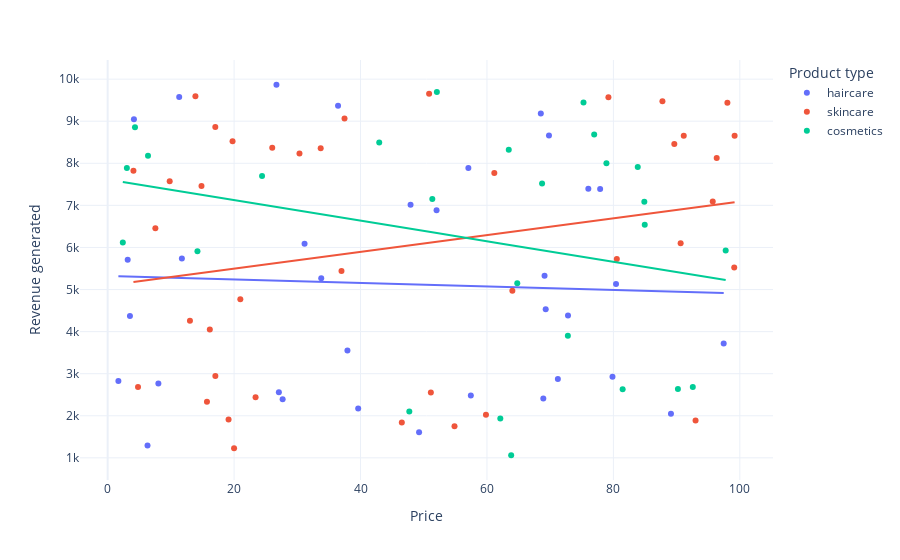

Notebook code cell kept with this figure:
### Code cell
fix=px.scatter(df,x="Price",
               y="Revenue generated",
               color="Product type",
               hover_data=["Number of products sold"],
               trendline="ols")
fix.show()

### Figure 1 — Plotly figure (JSON) as saved in the notebook; plotly's stock layout.template omitted (floating-point values rounded to 4 significant figures)
{"data": [{"customdata": [[802], [8], [147], [336], [620], [884], [209], [142], [353], [327], [598], [24], [859], [29], [154], [622], [701], [227], [117], [163], [32], [904], [241], [359], [946], [198], [774], [663], [618], [79], [114], [672], [62], [627]], "hovertemplate": "Product type=haircare<br>Price=%{x}<br>Revenue generated=%{y}<br>Number of products sold=%{customdata[0]}<extra></extra>", "legendgroup": "haircare", "marker": {"color": "#636efa", "symbol": "circle"}, "mode": "markers", "name": "haircare", "orientation": "v", "showlegend": true, "type": "scatter", "x": [69.81, 11.32, 1.7, 71.21, 36.44, 27.68, 4.156, 39.63, 97.45, 8.023, 11.74, 33.78, 27.08, 76.04, 26.7, 31.15, 79.86, 49.26, 52.03, 37.93, 47.91, 3.17, 69.11, 57.45, 6.307, 57.06, 72.82, 68.91, 89.1, 80.41, 69.29, 77.9, 3.526, 68.52], "xaxis": "x", "y": [8662.0, 9578.0, 2828.0, 2874.0, 9365.0, 2391.0, 9049.0, 2175.0, 3716.0, 2766.0, 5737.0, 5268.0, 2557.0, 7397.0, 9866.0, 6088.0, 2926.0, 1606.0, 6886.0, 3550.0, 7015.0, 5710.0, 5328.0, 2484.0, 1292.0, 7889.0, 4384.0, 2412.0, 2048.0, 5134.0, 4531.0, 7386.0, 4371.0, 9185.0], "yaxis": "y"}, {"hovertemplate": "<b>OLS trendline</b><br>Revenue generated = -4.1918 * Price + 5323.92<br>R<sup>2</sup>=0.002087<br><br>Product type=haircare<br>Price=%{x}<br>Revenue generated=%{y} <b>(trend)</b><extra></extra>", "legendgroup": "haircare", "marker": {"color": "#636efa", "symbol": "circle"}, "mode": "lines", "name": "haircare", "showlegend": false, "type": "scatter", "x": [1.7, 3.17, 3.526, 4.156, 6.307, 8.023, 11.32, 11.74, 26.7, 27.08, 27.68, 31.15, 33.78, 36.44, 37.93, 39.63, 47.91, 49.26, 52.03, 57.06, 57.45, 68.52, 68.91, 69.11, 69.29, 69.81, 71.21, 72.82, 76.04, 77.9, 79.86, 80.41, 89.1, 97.45], "xaxis": "x", "y": [5317.0, 5311.0, 5309.0, 5307.0, 5297.0, 5290.0, 5276.0, 5275.0, 5212.0, 5210.0, 5208.0, 5193.0, 5182.0, 5171.0, 5165.0, 5158.0, 5123.0, 5117.0, 5106.0, 5085.0, 5083.0, 5037.0, 5035.0, 5034.0, 5033.0, 5031.0, 5025.0, 5019.0, 5005.0, 4997.0, 4989.0, 4987.0, 4950.0, 4915.0], "yaxis": "y"}, {"customdata": [[736], [83], [871], [65], [980], [996], [960], [249], [562], [469], [280], [187], [320], [168], [781], [602], [963], [963], [176], [933], [556], [155], [910], [820], [242], [93], [896], [380], [246], [134], [457], [704], [513], [511], [106], [872], [336], [223], [320], [913]], "hovertemplate": "Product type=skincare<br>Price=%{x}<br>Revenue generated=%{y}<br>Number of products sold=%{customdata[0]}<extra></extra>", "legendgroup": "skincare", "marker": {"color": "#EF553B", "symbol": "circle"}, "mode": "markers", "name": "skincare", "orientation": "v", "showlegend": true, "type": "scatter", "x": [14.84, 61.16, 4.805, 4.078, 64.02, 15.71, 90.64, 16.16, 99.17, 36.99, 7.547, 51.12, 96.34, 50.85, 79.21, 37.47, 9.813, 23.4, 19.13, 80.54, 99.11, 46.53, 95.71, 98.03, 30.34, 20.99, 59.84, 17.03, 13.02, 89.63, 33.7, 26.03, 87.76, 54.87, 93.0, 91.13, 17.03, 20.0, 13.88, 19.75], "xaxis": "x", "y": [7461.0, 7767.0, 2687.0, 7823.0, 4971.0, 2331.0, 6100.0, 4053.0, 8654.0, 5442.0, 6454.0, 2553.0, 8128.0, 9655.0, 9572.0, 9062.0, 7573.0, 2438.0, 1912.0, 5725.0, 5521.0, 1840.0, 7089.0, 9436.0, 8232.0, 4767.0, 2021.0, 8864.0, 4257.0, 8459.0, 8355.0, 8368.0, 9474.0, 1752.0, 1889.0, 8652.0, 2943.0, 1230.0, 9593.0, 8526.0], "yaxis": "y"}, {"hovertemplate": "<b>OLS trendline</b><br>Revenue generated = 19.9126 * Price + 5099.65<br>R<sup>2</sup>=0.054398<br><br>Product type=skincare<br>Price=%{x}<br>Revenue generated=%{y} <b>(trend)</b><extra></extra>", "legendgroup": "skincare", "marker": {"color": "#EF553B", "symbol": "circle"}, "mode": "lines", "name": "skincare", "showlegend": false, "type": "scatter", "x": [4.078, 4.805, 7.547, 9.813, 13.02, 13.88, 14.84, 15.71, 16.16, 17.03, 17.03, 19.13, 19.75, 20.0, 20.99, 23.4, 26.03, 30.34, 33.7, 36.99, 37.47, 46.53, 50.85, 51.12, 54.87, 59.84, 61.16, 64.02, 79.21, 80.54, 87.76, 89.63, 90.64, 91.13, 93.0, 95.71, 96.34, 98.03, 99.11, 99.17], "xaxis": "x", "y": [5181.0, 5195.0, 5250.0, 5295.0, 5359.0, 5376.0, 5395.0, 5412.0, 5421.0, 5439.0, 5439.0, 5481.0, 5493.0, 5498.0, 5518.0, 5566.0, 5618.0, 5704.0, 5771.0, 5836.0, 5846.0, 6026.0, 6112.0, 6118.0, 6192.0, 6291.0, 6318.0, 6374.0, 6677.0, 6703.0, 6847.0, 6884.0, 6904.0, 6914.0, 6951.0, 7006.0, 7018.0, 7052.0, 7073.0, 7074.0], "yaxis": "y"}, {"customdata": [[426], [150], [126], [601], [391], [352], [394], [253], [616], [449], [705], [919], [99], [633], [484], [270], [637], [478], [375], [25], [737], [134], [916], [276], [987], [324]], "hovertemplate": "Product type=cosmetics<br>Price=%{x}<br>Revenue generated=%{y}<br>Number of products sold=%{customdata[0]}<extra></extra>", "legendgroup": "cosmetics", "marker": {"color": "#00cc96", "symbol": "circle"}, "mode": "markers", "name": "cosmetics", "orientation": "v", "showlegend": true, "type": "scatter", "x": [42.96, 68.72, 81.46, 84.89, 4.324, 92.56, 2.397, 63.45, 64.8, 84.96, 52.08, 51.36, 78.9, 14.2, 63.83, 72.8, 6.382, 90.2, 83.85, 76.96, 75.27, 97.76, 62.11, 47.71, 3.038, 24.42], "xaxis": "x", "y": [8496.0, 7517.0, 2629.0, 7087.0, 8858.0, 2686.0, 6117.0, 8319.0, 5150.0, 6541.0, 9692.0, 7152.0, 8002.0, 5911.0, 1062.0, 3900.0, 8180.0, 2633.0, 7911.0, 8685.0, 9445.0, 5925.0, 1935.0, 2100.0, 7888.0, 7698.0], "yaxis": "y"}, {"hovertemplate": "<b>OLS trendline</b><br>Revenue generated = -24.4531 * Price + 7615.01<br>R<sup>2</sup>=0.081280<br><br>Product type=cosmetics<br>Price=%{x}<br>Revenue generated=%{y} <b>(trend)</b><extra></extra>", "legendgroup": "cosmetics", "marker": {"color": "#00cc96", "symbol": "circle"}, "mode": "lines", "name": "cosmetics", "showlegend": false, "type": "scatter", "x": [2.397, 3.038, 4.324, 6.382, 14.2, 24.42, 42.96, 47.71, 51.36, 52.08, 62.11, 63.45, 63.83, 64.8, 68.72, 72.8, 75.27, 76.96, 78.9, 81.46, 83.85, 84.89, 84.96, 90.2, 92.56, 97.76], "xaxis": "x", "y": [7556.0, 7541.0, 7509.0, 7459.0, 7268.0, 7018.0, 6565.0, 6448.0, 6359.0, 6342.0, 6096.0, 6064.0, 6054.0, 6031.0, 5935.0, 5835.0, 5774.0, 5733.0, 5686.0, 5623.0, 5565.0, 5539.0, 5538.0, 5409.0, 5352.0, 5224.0], "yaxis": "y"}], "layout": {"legend": {"title": {"text": "Product type"}, "tracegroupgap": 0}, "margin": {"t": 60}, "xaxis": {"anchor": "y", "domain": [0, 1], "title": {"text": "Price"}}, "yaxis": {"anchor": "x", "domain": [0, 1], "title": {"text": "Revenue generated"}}}}
